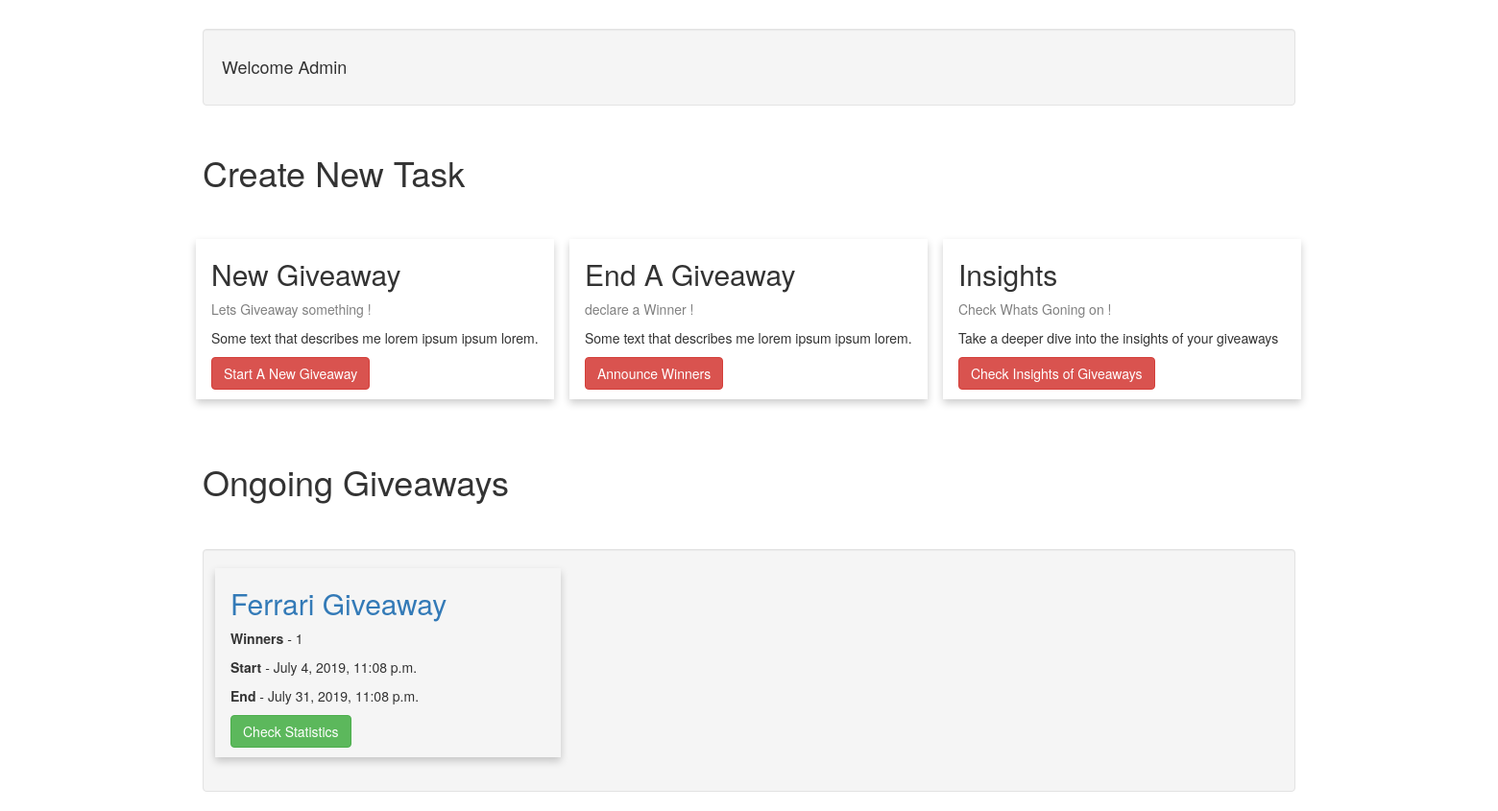
Screenshot of /cr-admin/ (signed in) with the database file from the repository.
### details/models.py (models this page shows, shortened)
class new_giveaway(models.Model):
    username = models.CharField(max_length=255)
    giveaway_id = models.UUIDField(unique=True, default=uuid.uuid4)
    status = models.CharField(max_length=255,default="Closed")
    giveaway_title = models.CharField(max_length=150,blank=False)
    description = models.TextField(max_length=2250,blank=False)
    start_date = models.DateTimeField()
    end_date = models.DateTimeField()
    banner_image = models.ImageField(upload_to='banner/',default='banner/default.png')
    image1 = models.ImageField(upload_to='sideimages/',default='sideimages/default1.png',blank=True,)
    caption1 = models.CharField(max_length=20,blank=True)
    image2 = models.ImageField(upload_to='sideimages/',default='sideimages/default2.png',blank=True,)
    caption2 = models.CharField(max_length=20, blank=True)
    image3 = models.ImageField(upload_to='sideimages/',default='sideimages/default3.png',blank=True,)
    caption3 = models.CharField(max_length=20, blank=True)
    number_of_winners = models.IntegerField()
    def __str__(self):
        return self.giveaway_title

### home/views.py (the view)
# urls.py: url(r'^cr-admin/',views.adminonly),
def adminonly(request):
    if request.user.is_authenticated:
        model = apps.get_model('details', 'user_details')
        if model.objects.filter(username=request.user):
            model1 = apps.get_model('details', 'new_giveaway')
            obj = model1.objects.filter(username=request.user)
            return render(request, 'home/adminonly.html', {'obj':obj,})
        else:
            return redirect('/')
    else:
        return redirect('/')

### home/templates/home/adminonly.html (shortened to what this page needs)
<!DOCTYPE html>
<html lang="en">
<head>
      <link rel="stylesheet" href="https://maxcdn.bootstrapcdn.com/bootstrap/3.4.0/css/bootstrap.min.css">
</head>
<body>
<div class="container">
    <div class="well" style="margin-top:30px"><h4>Welcome {{request.user | title}}</h4></div>
<h1 style="margin-top:50px;margin-bottom:50px;">Create New Task</h1>
    <div class="row">
  <div class="column">
    <div class="card">
      <div class="container">
        <h2>New Giveaway</h2>
        <p class="title">Lets Giveaway something !</p>
        <p>Some text that describes me lorem ipsum ipsum lorem.</p>
        <p><button class="btn btn-danger">Start A New Giveaway</button></p>
      </div>
    </div>
  </div>
  <div class="column">
    <div class="card">
      <div class="container">
        <h2>End A Giveaway</h2>
        <p class="title">declare a Winner !</p>
        <p>Some text that describes me lorem ipsum ipsum lorem.</p>
        <p><a href="/announce-winner" class="btn btn-danger">Announce Winners</a></p>
      </div>
    </div>
  </div>
  <div class="column">
    <div class="card">
      <div class="container" >
        <h2>Insights</h2>
        <p class="title">Check Whats Goning on !</p>
        <p>Take a deeper dive into the insights of your giveaways</p>
        <p><a href="#" class="btn btn-danger">Check Insights of Giveaways</a></p>
      </div>
    </div>
  </div>
</div>
    <h1 style="margin-top:50px;margin-bottom:50px;">Ongoing Giveaways</h1>
    <div class="well" >
        <div class="row">
            {% for x in obj%}
  <div class="column">
    <div class="card">
      <div class="container">
          <h2><a href="{% url 'detailpage' x x.giveaway_id %}">{{x}}</a></h2>
          <p><strong>Winners</strong> - {{x.number_of_winners}}</p>
          <p><strong>Start</strong> - {{x.start_date}}</p>
          <p><strong>End</strong> - {{x.end_date}}</p>
        <p><a href="#" class="btn btn-success">Check Statistics</a></p>
      </div>
    </div>
  </div>
            {%  endfor %}
    </div>
</div>
</div>
</body>
</html>

### home/templates/home/adminonly.html (style rules this page uses)
html { box-sizing: border-box; }
*, *:before, *:after { box-sizing: inherit; }
.column { float: left; width: 33.3%; margin-bottom: 16px; padding: 0 8px; }
.card { box-shadow: 0 4px 8px 0 rgba(0, 0, 0, 0.2); }
.container { padding: 0 16px; }
.container::after, .row::after { content: ""; clear: both; display: table; }
.title { color: grey; }

### rows the page displays
new_giveaway: giveaway_title "Ferrari Giveaway", number_of_winners "1", start_date "July 4, 2019, 11:08 p.m.", end_date "July 31, 2019, 11:08 p.m."

### other values shown
{{ request.user | title }} "Admin"
